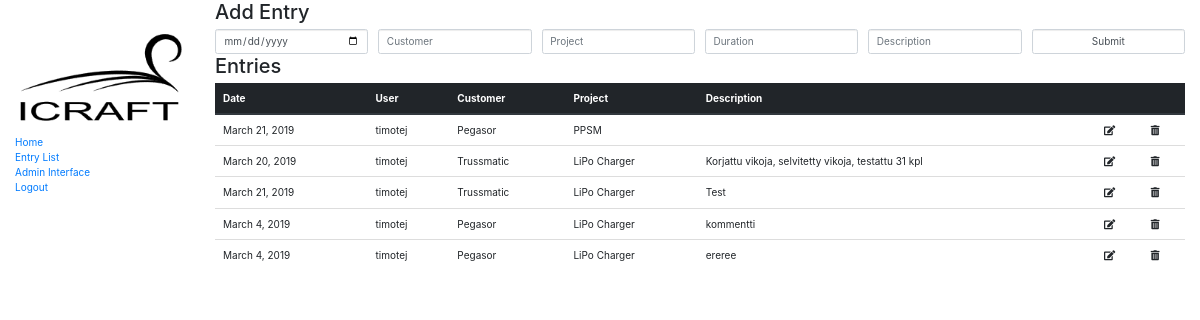
Screenshot of /timesheet/entries/ (signed in) with the database file from the repository.
### timesheet/models.py (models this page shows, shortened)
class Entry(models.Model):
    class Meta:
        verbose_name_plural = "entries"
    user = models.ForeignKey(User, on_delete=models.SET_NULL, null=True, blank=True)
    customer = models.ForeignKey('Customer', on_delete=models.SET_NULL, null=True)
    project = models.ForeignKey('Project', on_delete=models.SET_NULL, null=True)
    duration = models.DecimalField(decimal_places=1, max_digits=3)
    date = models.DateField()
    description = models.TextField(null=True, blank=True)

class Customer(models.Model):
    name = models.CharField(max_length=200,
                            unique=True)
    def __str__(self):
        return self.name

class Project(models.Model):
    name = models.CharField(max_length=200,
                            unique=True)
    customer = models.ForeignKey('Customer', on_delete=models.SET_NULL, null=True)
    def __str__(self):
        return self.name

### timesheet/views.py (the view)
# urls.py: path('entries/', views.EntryListView.as_view(), name='entries'),
class EntryListView(generic.ListView):
    model = Entry
    def get_queryset(self):
        return Entry.objects.filter(user=self.request.user)

### timesheet/templates/timesheet/entry_list.html
{% extends "base_generic.html" %}
{% block content %}
<h2>Add Entry</h2>
<form>
    <div class="form-row">
        <div class="col">
            <input type="date" class="form-control" placeholder="Date">
        </div>
        <div class="col">
            <input type="text" class="form-control" placeholder="Customer">
        </div>
        <div class="col">
            <input type="text" class="form-control" placeholder="Project">
        </div>
        <div class="col">
            <input type="number" class="form-control" placeholder="Duration">
        </div>
        <div class="col">
            <input type="text" class="form-control" placeholder="Description">
        </div>
        <div class="col">
            <input type="submit" class="form-control" placeholder="Submit">
        </div>
  </div>
</form>
    <h2>Entries</h2>
        <table class="table">
            <thead class="thead-dark">
                <th scope="col">Date</th>
                <th scope="col">User</th>
                <th scope="col">Customer</th>
                <th scope="col">Project</th>
                <th scope="col">Description</th>
                <th scope="col"></th>
                <th scope="col"></th>
            </thead>
            <tbody>
            {% for entry in object_list %}
                <tr>
                    <td scope="row">{{ entry.date }}</td>
                    <td>{{ entry.user }}</td>
                    <td>{{ entry.customer }}</td>
                    <td>{{ entry.project }}</td>
                    <td>{{ entry.description }}</td>
                    <td><i class="fas fa-edit"></i></td>
                    <td><i class="fas fa-trash-alt"></i></td>
                </tr>
            {% endfor %}
            </tbody>
        </table>
{% endblock %}

### timesheet/templates/base_generic.html (shortened to what this page needs)
<!DOCTYPE html>
<html lang="en">
<head>
  <link rel="stylesheet" href="//maxcdn.bootstrapcdn.com/bootstrap/3.2.0/css/bootstrap.min.css">
  <link rel="stylesheet" href="//maxcdn.bootstrapcdn.com/bootstrap/3.2.0/css/bootstrap-theme.min.css">
  <link rel="stylesheet" href="https://stackpath.bootstrapcdn.com/bootstrap/4.1.3/css/bootstrap.min.css">
  <link rel="stylesheet" href="https://use.fontawesome.com/releases/v5.8.1/css/all.css">
  {% load static %}
  <link rel="stylesheet" href="{% static 'css/styles.css' %}">
</head>
<body>
  <div class="container-fluid">
    <div class="row">
      {% if user.is_authenticated %}
      <div class="col-sm-2">
      {% block sidebar %}
        <ul class="sidebar-nav">
        <img src="{% static "timesheet/images/logo.png" %}" class="img-fluid" alt="Icraft logo">
          <li><a href="{% url 'index' %}">Home</a></li>
          <li><a href="{% url 'entries' %}">Entry List</a></li>
          <li><a href="{% url 'admin:index' %}">Admin Interface</a><li>
          <li><a href="{% url 'logout' %}">Logout</a></li>
        </ul>
     {% endblock %}
     {% endif %}
      </div>
      <div class="col-sm-10 ">{% block content %}{% endblock %}</div>
    </div>
  </div>
</body>
</html>

### timesheet/static/css/styles.css (style rules this page uses)
.sidebar-nav { margin-top: 20px; padding: 0; list-style: none; }

### rows the page displays
Entry: date "March 21, 2019", user "timotej", customer "Pegasor", project "PPSM"
Entry: date "March 20, 2019", user "timotej", customer "Trussmatic", project "LiPo Charger", description "Korjattu vikoja, selvitetty vikoja, testattu 31 kpl"
Entry: date "March 21, 2019", user "timotej", customer "Trussmatic", project "LiPo Charger", description "Test"
Entry: date "March 4, 2019", user "timotej", customer "Pegasor", project "LiPo Charger", description "kommentti"
Entry: date "March 4, 2019", user "timotej", customer "Pegasor", project "LiPo Charger", description "ereree"
